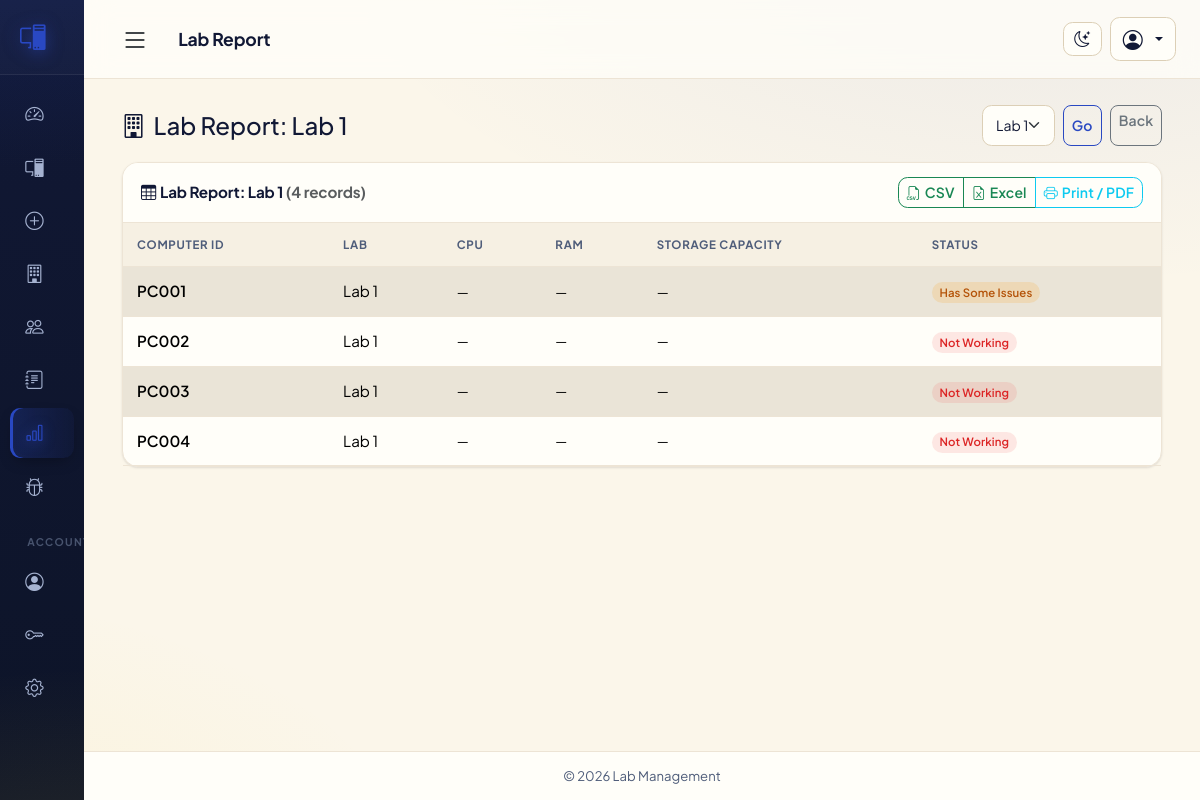
The page /reports/lab.php?lab_id=1 (signed in) on the database its author committed.
### tables this page shows
CREATE TABLE `labs` (
  `id` int(10) unsigned NOT NULL AUTO_INCREMENT,
  `name` varchar(100) NOT NULL,
  `location` varchar(100) DEFAULT NULL,
  `description` text DEFAULT NULL,
  `status` enum('active','inactive') NOT NULL DEFAULT 'active',
  `created_at` timestamp NOT NULL DEFAULT current_timestamp(),
  `updated_at` timestamp NOT NULL DEFAULT current_timestamp() ON UPDATE current_timestamp(),
  PRIMARY KEY (`id`),
  UNIQUE KEY `uq_labs_name` (`name`),
  KEY `idx_labs_status` (`status`)
);

CREATE TABLE `computers` (
  `id` int(10) unsigned NOT NULL AUTO_INCREMENT,
  `computer_id` varchar(50) NOT NULL COMMENT 'Unique human readable computer code (e.g. LAB1-PC001)',
  `asset_number` varchar(50) DEFAULT NULL,
  `computer_name` varchar(100) DEFAULT NULL,
  `lab_id` int(10) unsigned DEFAULT NULL,
  `department` varchar(100) DEFAULT NULL,
  `desk_number` varchar(50) DEFAULT NULL,
  `cpu` varchar(150) DEFAULT NULL,
  `cpu_condition` varchar(50) DEFAULT NULL,
  `motherboard` varchar(150) DEFAULT NULL,
  `ram` varchar(50) DEFAULT NULL,
  `ram_slots` varchar(20) DEFAULT NULL,
  `storage_type` varchar(50) DEFAULT NULL,
  `storage_capacity` varchar(50) DEFAULT NULL,
  `graphics_card` varchar(150) DEFAULT NULL,
  `power_supply` varchar(100) DEFAULT NULL,
  `monitor_brand` varchar(100) DEFAULT NULL,
  `monitor_size` varchar(20) DEFAULT NULL,
  `monitor_serial` varchar(100) DEFAULT NULL,
  `monitor_condition` varchar(50) DEFAULT NULL,
  `keyboard_brand` varchar(100) DEFAULT NULL,
  `keyboard_condition` varchar(50) DEFAULT NULL,
  `mouse_brand` varchar(100) DEFAULT NULL,
  `mouse_condition` varchar(50) DEFAULT NULL,
  `ups` varchar(100) DEFAULT NULL,
  `ups_battery_status` varchar(50) DEFAULT NULL,
  `printer_connected` enum('Yes','No') NOT NULL DEFAULT 'No',
  `scanner_connected` enum('Yes','No') NOT NULL DEFAULT 'No',
  `speaker` enum('Yes','No') NOT NULL DEFAULT 'No',
  `webcam` enum('Yes','No') NOT NULL DEFAULT 'No',
  `lan_status` enum('Working','Not Working','Not Available') NOT NULL DEFAULT 'Working',
  `wifi_status` enum('Working','Not Working','Not Available') NOT NULL DEFAULT 'Not Available',
  `bluetooth_status` enum('Working','Not Working','Not Available') NOT NULL DEFAULT 'Not Available',
  `ip_address` varchar(45) DEFAULT NULL,
  `mac_address` varchar(20) DEFAULT NULL,
  `windows_version` varchar(100) DEFAULT NULL,
  `windows_license` varchar(100) DEFAULT NULL,
  `office_version` varchar(100) DEFAULT NULL,
  `office_license` varchar(100) DEFAULT NULL,
  `antivirus` varchar(100) DEFAULT NULL,
  `purchase_date` date DEFAULT NULL,
  `warranty_expiry` date DEFAULT NULL,
  `vendor` varchar(150) DEFAULT NULL,
  `invoice_number` varchar(100) DEFAULT NULL,
  `last_service_date` date DEFAULT NULL,
  `next_service_date` date DEFAULT NULL,
  `status` enum('Working','Not Working','Has Some Issues') NOT NULL DEFAULT 'Working',
  `remarks` text DEFAULT NULL,
  `created_by` int(10) unsigned DEFAULT NULL,
  `updated_by` int(10) unsigned DEFAULT NULL,
  `created_at` timestamp NOT NULL DEFAULT current_timestamp(),
  `updated_at` timestamp NOT NULL DEFAULT current_timestamp() ON UPDATE current_timestamp(),
  PRIMARY KEY (`id`),
  KEY `idx_computers_computer_id` (`computer_id`),
  KEY `idx_computers_lab_code` (`lab_id`,`computer_id`),
  KEY `idx_computers_asset_number` (`asset_number`),
  KEY `idx_computers_name` (`computer_name`),
  KEY `idx_computers_lab` (`lab_id`),
  KEY `idx_computers_status` (`status`),
  KEY `idx_computers_department` (`department`),
  KEY `idx_computers_cpu` (`cpu`),
  KEY `idx_computers_ip` (`ip_address`),
  KEY `idx_computers_mac` (`mac_address`),
  KEY `idx_computers_purchase_date` (`purchase_date`),
  KEY `idx_computers_created_at` (`created_at`),
  KEY `fk_computers_created_by` (`created_by`),
  KEY `fk_computers_updated_by` (`updated_by`),
  CONSTRAINT `fk_computers_created_by` FOREIGN KEY (`created_by`) REFERENCES `users` (`id`) ON DELETE SET NULL,
  CONSTRAINT `fk_computers_lab` FOREIGN KEY (`lab_id`) REFERENCES `labs` (`id`) ON DELETE SET NULL,
  CONSTRAINT `fk_computers_updated_by` FOREIGN KEY (`updated_by`) REFERENCES `users` (`id`) ON DELETE SET NULL
);

### includes/db.php (called while the page is built, shortened)
<?php
function db()
{
    static $pdo = null;
    if ($pdo === null) {
        $dsn = 'mysql:host=' . DB_HOST . ';dbname=' . DB_NAME . ';charset=' . DB_CHARSET;
        $options = [
            PDO::ATTR_ERRMODE            => PDO::ERRMODE_EXCEPTION,
            PDO::ATTR_DEFAULT_FETCH_MODE => PDO::FETCH_ASSOC,
            PDO::ATTR_EMULATE_PREPARES   => false,
        ];
        try {
            $pdo = new PDO($dsn, DB_USER, DB_PASS, $options);
        } catch (PDOException $e) {
            error_log('Database connection failed: ' . $e->getMessage());
            http_response_code(500);
            exit('Database connection failed. Please check your config/config.php database credentials and try again.');
        }
    }
    return $pdo;
}

### reports/_data.php (called while the page is built, shortened)
<?php
function computer_report_row(array $c)
{
    return [
        'Computer ID'        => $c['computer_id'],
        'Lab'                => $c['lab_name'] ?? '',
        'CPU'                => $c['cpu'],
        'RAM'                => $c['ram'],
        'Storage Capacity'   => $c['storage_capacity'],
        'Monitor Condition'  => $c['monitor_condition'],
        'Keyboard Condition' => $c['keyboard_condition'],
        'Mouse Condition'    => $c['mouse_condition'],
        'CPU Condition'      => $c['cpu_condition'],
        'Status'             => $c['status'],
        'Remarks'            => $c['remarks'],
    ];
}
function computer_report($type)
{
    $where  = [];
    $params = [];
    if ($type === 'faulty') {
        $where[] = "c.status = 'Not Working'";
    } elseif ($type === 'working') {
        $where[] = "c.status = 'Working'";
    } elseif ($type === 'maintenance') {
        $where[] = "c.status = 'Has Some Issues'";
    } elseif ($type === 'lab') {
        $labId = (int)($_GET['lab_id'] ?? 0);
        if ($labId > 0) {
            $where[] = "c.lab_id = ?";
            $params[] = $labId;
        }
    }
    $whereSql = $where ? ('WHERE ' . implode(' AND ', $where)) : '';
    $stmt = db()->prepare(
        "SELECT c.*, l.name AS lab_name
           FROM computers c
           LEFT JOIN labs l ON l.id = c.lab_id
           $whereSql
          ORDER BY (l.name IS NULL), l.name ASC, c.computer_id"
    );
    $stmt->execute($params);
    $rows = [];
    while ($row = $stmt->fetch()) {
        $rows[] = computer_report_row($row);
    }
    return $rows;
}

### reports/lab.php (the view, shortened to what this page needs)
<?php
require_once __DIR__ . '/_data.php';
$labId = (int)($_GET['lab_id'] ?? 0);
$stmt = db()->prepare("SELECT * FROM labs WHERE id = ?");
$stmt->execute([$labId]);
$lab = $stmt->fetch();
$type = 'lab';
$rows = computer_report($type);
$reportTitle = 'Lab Report: ' . $lab['name'];
$extraQuery = '&lab_id=' . (int)$lab['id'];
require_once __DIR__ . '/../includes/header.php';
?>
<div class="d-flex justify-content-between align-items-center mb-3">
    <h4 class="mb-0"><i class="bi bi-building me-2"></i>Lab Report: <?php echo e($lab['name']); ?></h4>
    <div class="d-flex gap-2">
        <form method="get" action="<?php echo base_url('reports/lab.php'); ?>" class="d-flex gap-2">
            <select name="lab_id" class="form-select form-select-sm">
                <?php
                $allLabs = db()->query("SELECT id, name FROM labs ORDER BY name")->fetchAll();
                foreach ($allLabs as $l):
                ?>
                    <option value="<?php echo (int)$l['id']; ?>" <?php echo $labId === (int)$l['id'] ? 'selected' : ''; ?>><?php echo e($l['name']); ?></option>
                <?php endforeach; ?>
            </select>
            <button class="btn btn-outline-primary btn-sm" type="submit">Go</button>
        </form>
        <a href="<?php echo base_url('reports/index.php'); ?>" class="btn btn-outline-secondary btn-sm">Back</a>
    </div>
</div>
<?php include __DIR__ . '/_computer_table.php'; ?>
<?php require_once __DIR__ . '/../includes/footer.php'; ?>

### reports/_computer_table.php (shortened to what this page needs)
<?php
$reportTitle = $reportTitle ?? 'Report';
$type        = $type ?? 'inventory';
?>
<div class="card">
    <div class="card-header d-flex justify-content-between align-items-center flex-wrap gap-2">
        <span><i class="bi bi-table me-1"></i><?php echo e($reportTitle); ?>
            <span class="text-muted">(<?php echo count($rows); ?> records)</span></span>
        <div class="btn-group btn-group-sm">
            <a href="<?php echo base_url('reports/export_csv.php?type=' . $type . (isset($extraQuery) ? $extraQuery : '')); ?>" class="btn btn-outline-success"><i class="bi bi-filetype-csv me-1"></i>CSV</a>
            <a href="<?php echo base_url('reports/export_excel.php?type=' . $type . (isset($extraQuery) ? $extraQuery : '')); ?>" class="btn btn-outline-success"><i class="bi bi-file-earmark-excel me-1"></i>Excel</a>
            <a href="<?php echo base_url('reports/print.php?type=' . $type . (isset($extraQuery) ? $extraQuery : '')); ?>" target="_blank" class="btn btn-outline-info"><i class="bi bi-printer me-1"></i>Print / PDF</a>
        </div>
    </div>
    <div class="table-responsive">
        <table class="table table-hover table-striped table-sm align-middle mb-0">
            <thead>
                <tr>
                    <th>Computer ID</th>
                    <th>Lab</th>
                    <th>CPU</th>
                    <th>RAM</th>
                    <th>Storage Capacity</th>
                    <th>Status</th>
                </tr>
            </thead>
            <tbody>
                <?php foreach ($rows as $r): ?>
                <tr>
                    <td class="fw-semibold"><?php echo e($r['Computer ID']); ?></td>
                    <td><?php echo e($r['Lab'] ?: '—'); ?></td>
                    <td class="small"><?php echo e($r['CPU'] ?: '—'); ?></td>
                    <td class="small"><?php echo e($r['RAM'] ?: '—'); ?></td>
                    <td class="small"><?php echo e($r['Storage Capacity'] ?: '—'); ?></td>
                    <td><?php echo status_badge($r['Status']); ?></td>
                </tr>
                <?php endforeach; ?>
            </tbody>
        </table>
    </div>
</div>

### includes/functions.php (shortened to what this page needs)
<?php
function e($value)
{
    return htmlspecialchars((string)$value, ENT_QUOTES, 'UTF-8');
}
function app_base_path()
{
    static $base = null;
    if ($base === null) {
        if (defined('BASE_URL') && BASE_URL !== '') {
            $base = rtrim(BASE_URL, '/');
        } else {
            $dir = dirname($_SERVER['SCRIPT_NAME'] ?? '/index.php');
            $dir = str_replace('\\', '/', $dir);
            $knownModules = ['computers', 'users', 'labs', 'reports', 'settings', 'issues',
                             'config', 'includes', 'assets', 'uploads', 'database'];
            if (in_array(basename($dir), $knownModules, true)) {
                $dir = dirname($dir);
            }
            $base = ($dir === '/' || $dir === '.' || $dir === '') ? '' : rtrim($dir, '/');
        }
    }
    return $base;
}
function base_url($path = '')
{
    return app_base_path() . '/' . ltrim($path, '/');
}
function status_badge($status)
{
    $colors = [
        'Working'           => 'success',
        'Not Working'       => 'danger',
        'Has Some Issues'   => 'warning',
    ];
    $color = $colors[$status] ?? 'secondary';
    return '<span class="badge bg-' . $color . ' status-badge">' . e($status) . '</span>';
}

### assets/css/style.css (style rules this page uses)
:root { --sidebar-width: 264px; --sidebar-width-collapsed: 84px; --primary: #2948c2; --accent: #f4d532; --bg: #fbf6ea; --surface: #fffef9; --surface-2: #f6f0e3; --border: #ede4d5; --border-strong: #dccfb6; --text: #111835; --text-secondary: #4f5d7a; --text-faint: #8b95ab; --sidebar-bg: linear-gradient(180deg, #111835 0%, #0d1428 100%); --sidebar-text: #a5b2d0; --sidebar-text-hover: #ffffff; --sidebar-accent: #2948c2; --bs-primary: #2948c2; --bs-primary-rgb: 41, 72, 194; --bs-link-color: #2948c2; --bs-link-hover-color: #1f3593; --shadow-sm: 0 1px 2px rgba(16,24,40,.05), 0 1px 3px rgba(16,24,40,.07); --shadow-md: 0 8px 24px -6px rgba(16,24,40,.14); --shadow-lg: 0 24px 60px -12px rgba(16,24,40,.22); --ring: color-mix(in srgb, var(--primary, #2948c2) 18%, transparent); --radius-sm: .5rem; --radius-md: .75rem; --radius-lg: 1rem; --radius-xl: 1.4rem; }
html, body { max-width: 100%; overflow-x: hidden; }
html { scroll-behavior: smooth; }
body.app-body { background-color: var(--bg); background-image: radial-gradient(1200px 620px at 88% -12%, color-mix(in srgb, var(--primary, #2948c2) 8%, transparent), transparent 62%), radial-gradient(1000px 540px at -12% 112%, color-mix(in srgb, var(--accent, #f4d532) 10%, transparent), transparent 58%); background-attachment: fixed; color: var(--text); font-family: "Plus Jakarta Sans", "Segoe UI", system-ui, -apple-system, Roboto, "Helvetica Neue", Arial, sans-serif; font-size: .95rem; -webkit-font-smoothing: antialiased; }
a { color: var(--bs-link-color, var(--primary, #2948c2)); text-decoration: none; }
* { scrollbar-width: thin; scrollbar-color: var(--border-strong) transparent; }
.card { border: 1px solid var(--border); border-radius: var(--radius-lg); background: var(--surface); box-shadow: var(--shadow-sm); transition: box-shadow .18s ease, transform .18s ease; }
.card-header { background: var(--surface); border-bottom: 1px solid var(--border); color: var(--text); font-weight: 700; letter-spacing: -.01em; padding: .9rem 1.15rem; border-radius: calc(var(--radius-lg) - 1px) calc(var(--radius-lg) - 1px) 0 0 !important; }
.table { --bs-table-bg: transparent; color: var(--text); }
.card .table { margin-bottom: 0; }
.table thead th { background: var(--surface-2); color: var(--text-secondary); border-bottom: 1px solid var(--border); white-space: nowrap; font-size: .72rem; font-weight: 700; text-transform: uppercase; letter-spacing: .06em; padding: .8rem .9rem; }
.table tbody td { padding: .8rem .9rem; border-color: var(--border); vertical-align: middle; }
.table-hover tbody tr { transition: background .12s ease; }
.table-striped > tbody > tr:nth-of-type(odd) > * { background: var(--surface-2); }
.btn { border-radius: .6rem; font-weight: 600; letter-spacing: .01em; transition: box-shadow .15s ease, transform .12s ease, background .15s ease, color .15s ease, border-color .15s ease; }
.btn-sm { border-radius: .5rem; }
.btn-outline-primary { border-width: 1.5px; }
.btn-outline-secondary, .btn-outline-success, .btn-outline-danger { border-width: 1.5px; }
.badge { padding: .42em .68em; font-weight: 600; border-radius: 999px; letter-spacing: .01em; }
.badge.bg-danger { background: rgba(239,68,68,.12) !important; color: #dc2626; }
.badge.bg-warning { background: rgba(245,158,11,.16) !important; color: #b45309; }
.status-badge { font-weight: 600; }
.form-control, .form-select { background-color: var(--surface); color: var(--text); border: 1.5px solid var(--border-strong); border-radius: .6rem; padding: .55rem .8rem; transition: border-color .15s ease, box-shadow .15s ease, background-color .15s ease; }

### rows shown on the page
labs: name "Lab 1", name "Lab Report: Lab 1"
computers: computer "PC001", lab.name "Lab 1", cpu "—", ram "—", Storage "—", status "Has Some Issues"
computers: computer "PC002", lab.name "Lab 1", cpu "—", ram "—", Storage "—", status "Not Working"
computers: computer "PC003", lab.name "Lab 1", cpu "—", ram "—", Storage "—", status "Not Working"
computers: computer "PC004", lab.name "Lab 1", cpu "—", ram "—", Storage "—", status "Not Working"

### other values the page prints
$page_title "Lab Report"
count($rows) "4"
get_setting('site_name', 'Lab Management') "Lab Management"
form field lab_id "Lab 1"
